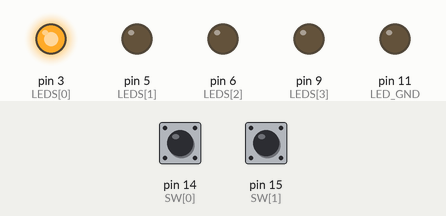
This sketch was run on a simulated Arduino Uno, built with avr-gcc and run on an emulated ATmega328P. On the bench: output pins drawn as LEDs (lit = HIGH). The inputs (shaded band) are chosen by the test bench; at power-on: pin 14 (SW[0]) HIGH, pin 15 (SW[1]) HIGH.

Above: at 1.2 s.
1.3 s: pin 14 (SW[0]) pulled LOW for 0.15 s
At 2.1 s:
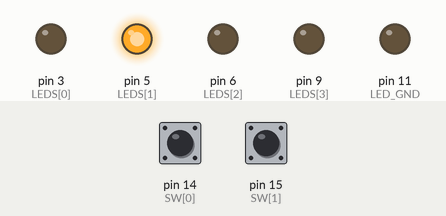
2.9 s: pin 15 (SW[1]) pulled LOW for 0.15 s
At 3.3 s:
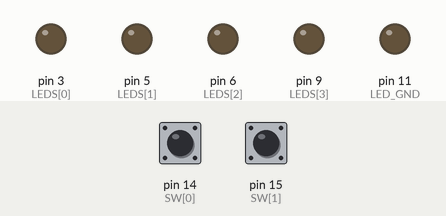
4.5 s: pin 15 (SW[1]) pulled LOW for 1 s
At 5.8 s:
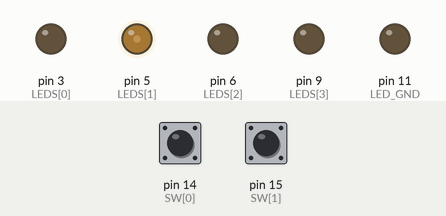
7.0 s: pin 14 (SW[0]) pulled LOW for 1 s
At 8.9 s:
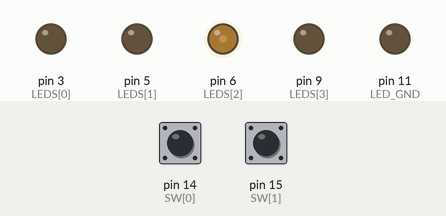
9.5 s: pin 14 (SW[0]) pulled LOW for 0.15 s
At 10.7 s:
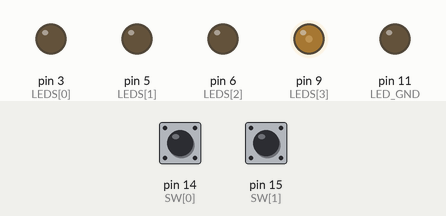
11.1 s: pin 15 (SW[1]) pulled LOW for 0.15 s
At 12.0 s:
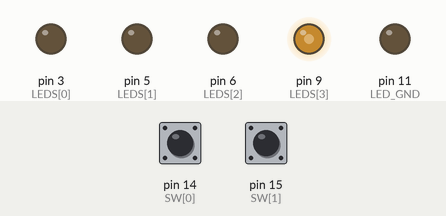
Timing chart, 0 to 13.7 s (numbered marks = the images above; inputs shaded):
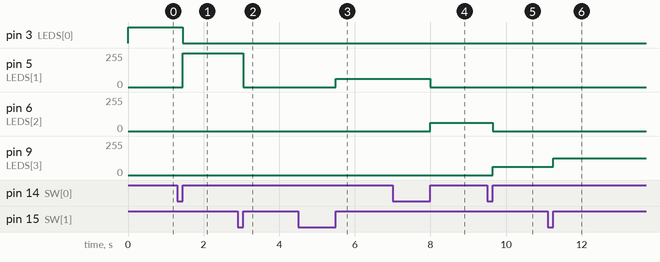

The sketch:

Exam2024Q1B.ino
```cpp
#include<Arduino.h>

const uint8_t LEDS[4] = {3,5,6,9};
const uint8_t SW[2] = {14,15};
const uint8_t LED_GND = 11;
const uint8_t DEBOUNCE_DELAY = 50;

uint8_t led_index = 0;
uint8_t brightness = 100;
uint8_t pwm_val = 255;

void setup() {
    uint8_t i = 0;

    for (i = 0; i < sizeof(LEDS)/sizeof(LEDS[0]); i++) {
        pinMode(LEDS[i], OUTPUT);
    }

    for (i = 0; i < sizeof(SW)/sizeof(SW[0]); i++) {
        pinMode(SW[i], INPUT_PULLUP);
    }

    pinMode(LED_GND, OUTPUT);
    digitalWrite(LED_GND, LOW);
}

void loop() {
    if (digitalRead(SW[0]) == LOW) {
        while (digitalRead(SW[0]) == LOW) {
            delay(DEBOUNCE_DELAY);
        }

        digitalWrite(LEDS[led_index], LOW);
        led_index = (led_index < 3) ? led_index + 1 : 0;
    }

    if (digitalRead(SW[1]) == LOW) {
        while (digitalRead(SW[1]) == LOW) {
            delay(DEBOUNCE_DELAY);
        }

        brightness = (brightness < 100) ? brightness + 25 : 0;
    }

    pwm_val = map(brightness, 0, 100, 0, 255);

    analogWrite(LEDS[led_index], pwm_val);
}
```

Measured:
- after the input at 1.3 s, pin 3 (LEDS[0]): HIGH → LOW after 0.15 s; pin 5 (LEDS[1]): 0/255 → 255/255 after 0.15 s
- after the input at 2.9 s, pin 5 (LEDS[1]): 255/255 → 0/255 after 0.15 s
- after the input at 4.5 s, pin 5 (LEDS[1]): 0/255 → 63/255 after 1.0 s
- after the input at 7.0 s, pin 5 (LEDS[1]): 63/255 → 0/255 after 1.0 s; pin 6 (LEDS[2]): 0/255 → 63/255 after 1.0 s
- after the input at 9.5 s, pin 6 (LEDS[2]): 63/255 → 0/255 after 0.15 s; pin 9 (LEDS[3]): 0/255 → 63/255 after 0.15 s
- after the input at 11.1 s, pin 9 (LEDS[3]): 63/255 → 127/255 after 0.15 s
